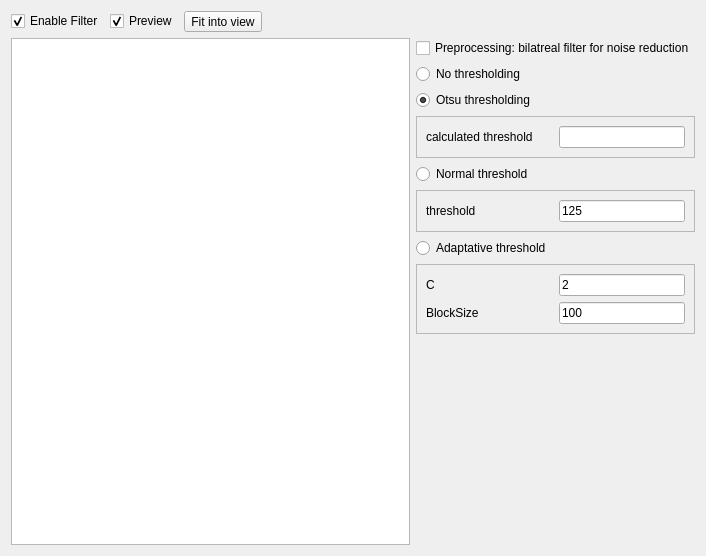
<?xml version="1.0" encoding="UTF-8"?>
<ui version="4.0">
 <comment>Copyright (C) 2012-2015 Robert Chéramy (robert@cheramy.net)

This file is part of YASW (Yet Another Scan Wizard).

YASW is free software: you can redistribute it and/or modify
it under the terms of the GNU General Public License as published by
the Free Software Foundation, either version 3 of the License, or
(at your option) any later version.

YASW is distributed in the hope that it will be useful,
but WITHOUT ANY WARRANTY; without even the implied warranty of
MERCHANTABILITY or FITNESS FOR A PARTICULAR PURPOSE.  See the
GNU General Public License for more details.

You should have received a copy of the GNU General Public License
along with YASW.  If not, see http://www.gnu.org/licenses/.
</comment>
 <class>ThresholdWidget</class>
 <widget class="QWidget" name="ThresholdWidget">
  <property name="geometry">
   <rect>
    <x>0</x>
    <y>0</y>
    <width>706</width>
    <height>556</height>
   </rect>
  </property>
  <property name="windowTitle">
   <string>Form</string>
  </property>
  <layout class="QGridLayout" name="gridLayout_4">
   <item row="0" column="0" colspan="2">
    <layout class="QHBoxLayout" name="horizontalLayout">
     <item>
      <widget class="QCheckBox" name="enable">
       <property name="text">
        <string>Enable Filter</string>
       </property>
       <property name="checked">
        <bool>true</bool>
       </property>
      </widget>
     </item>
     <item>
      <widget class="QCheckBox" name="preview">
       <property name="text">
        <string>Preview</string>
       </property>
       <property name="checked">
        <bool>true</bool>
       </property>
      </widget>
     </item>
     <item>
      <widget class="QToolButton" name="fitIntoView">
       <property name="sizePolicy">
        <sizepolicy hsizetype="Preferred" vsizetype="Preferred">
         <horstretch>0</horstretch>
         <verstretch>0</verstretch>
        </sizepolicy>
       </property>
       <property name="toolTip">
        <string>Fits the image into the view</string>
       </property>
       <property name="text">
        <string>Fit into view</string>
       </property>
      </widget>
     </item>
     <item>
      <spacer name="horizontalSpacer">
       <property name="orientation">
        <enum>Qt::Horizontal</enum>
       </property>
       <property name="sizeHint" stdset="0">
        <size>
         <width>293</width>
         <height>20</height>
        </size>
       </property>
      </spacer>
     </item>
    </layout>
   </item>
   <item row="1" column="0">
    <widget class="BaseFilterGraphicsView" name="view">
     <property name="sizePolicy">
      <sizepolicy hsizetype="Expanding" vsizetype="Expanding">
       <horstretch>1</horstretch>
       <verstretch>0</verstretch>
      </sizepolicy>
     </property>
    </widget>
   </item>
   <item row="1" column="1">
    <layout class="QVBoxLayout" name="verticalLayout">
     <item>
      <widget class="QCheckBox" name="preprocessNoise">
       <property name="text">
        <string>Preprocessing: bilatreal filter for noise reduction</string>
       </property>
      </widget>
     </item>
     <item>
      <widget class="QRadioButton" name="rbThreshold_2">
       <property name="text">
        <string>No thresholding</string>
       </property>
      </widget>
     </item>
     <item>
      <widget class="QRadioButton" name="rbOtsuThreshold">
       <property name="text">
        <string>Otsu thresholding</string>
       </property>
       <property name="checked">
        <bool>true</bool>
       </property>
      </widget>
     </item>
     <item>
      <widget class="QFrame" name="frame_3">
       <property name="frameShape">
        <enum>QFrame::StyledPanel</enum>
       </property>
       <property name="frameShadow">
        <enum>QFrame::Raised</enum>
       </property>
       <layout class="QGridLayout" name="gridLayout_2">
        <item row="0" column="0">
         <widget class="QLabel" name="labelWhite_3">
          <property name="text">
           <string>calculated threshold </string>
          </property>
         </widget>
        </item>
        <item row="0" column="1">
         <widget class="QLineEdit" name="otsuThreshold">
          <property name="sizePolicy">
           <sizepolicy hsizetype="Preferred" vsizetype="Fixed">
            <horstretch>0</horstretch>
            <verstretch>0</verstretch>
           </sizepolicy>
          </property>
          <property name="text">
           <string/>
          </property>
          <property name="readOnly">
           <bool>true</bool>
          </property>
         </widget>
        </item>
       </layout>
      </widget>
     </item>
     <item>
      <widget class="QRadioButton" name="rbThreshold">
       <property name="text">
        <string>Normal threshold</string>
       </property>
      </widget>
     </item>
     <item>
      <widget class="QFrame" name="frame_2">
       <property name="frameShape">
        <enum>QFrame::StyledPanel</enum>
       </property>
       <property name="frameShadow">
        <enum>QFrame::Raised</enum>
       </property>
       <layout class="QGridLayout" name="gridLayout">
        <item row="0" column="0">
         <widget class="QLabel" name="labelWhite_2">
          <property name="text">
           <string>threshold</string>
          </property>
         </widget>
        </item>
        <item row="0" column="1">
         <widget class="QLineEdit" name="threshold">
          <property name="sizePolicy">
           <sizepolicy hsizetype="Preferred" vsizetype="Fixed">
            <horstretch>0</horstretch>
            <verstretch>0</verstretch>
           </sizepolicy>
          </property>
          <property name="text">
           <string>125</string>
          </property>
         </widget>
        </item>
       </layout>
      </widget>
     </item>
     <item>
      <widget class="QRadioButton" name="rbAdaptativeThreshold">
       <property name="text">
        <string>Adaptative threshold</string>
       </property>
      </widget>
     </item>
     <item>
      <widget class="QFrame" name="frame">
       <property name="frameShape">
        <enum>QFrame::StyledPanel</enum>
       </property>
       <property name="frameShadow">
        <enum>QFrame::Raised</enum>
       </property>
       <layout class="QGridLayout" name="gridLayout_3">
        <item row="0" column="0">
         <widget class="QLabel" name="labelBlack">
          <property name="text">
           <string>C</string>
          </property>
         </widget>
        </item>
        <item row="0" column="1">
         <widget class="QLineEdit" name="cval">
          <property name="sizePolicy">
           <sizepolicy hsizetype="Preferred" vsizetype="Fixed">
            <horstretch>0</horstretch>
            <verstretch>0</verstretch>
           </sizepolicy>
          </property>
          <property name="text">
           <string>2</string>
          </property>
         </widget>
        </item>
        <item row="1" column="0">
         <widget class="QLabel" name="labelBlack_2">
          <property name="text">
           <string>BlockSize</string>
          </property>
         </widget>
        </item>
        <item row="1" column="1">
         <widget class="QLineEdit" name="blocksize">
          <property name="sizePolicy">
           <sizepolicy hsizetype="Preferred" vsizetype="Fixed">
            <horstretch>0</horstretch>
            <verstretch>0</verstretch>
           </sizepolicy>
          </property>
          <property name="text">
           <string>100</string>
          </property>
         </widget>
        </item>
       </layout>
      </widget>
     </item>
     <item>
      <spacer name="verticalSpacer">
       <property name="orientation">
        <enum>Qt::Vertical</enum>
       </property>
       <property name="sizeHint" stdset="0">
        <size>
         <width>20</width>
         <height>150</height>
        </size>
       </property>
      </spacer>
     </item>
    </layout>
   </item>
  </layout>
 </widget>
 <customwidgets>
  <customwidget>
   <class>BaseFilterGraphicsView</class>
   <extends>QGraphicsView</extends>
   <header>basefiltergraphicsview.h</header>
   <slots>
    <slot>fitIntoView()</slot>
   </slots>
  </customwidget>
 </customwidgets>
 <resources/>
 <connections>
  <connection>
   <sender>cval</sender>
   <signal>editingFinished()</signal>
   <receiver>ThresholdWidget</receiver>
   <slot>paramChanged()</slot>
   <hints>
    <hint type="sourcelabel">
     <x>685</x>
     <y>296</y>
    </hint>
    <hint type="destinationlabel">
     <x>387</x>
     <y>382</y>
    </hint>
   </hints>
  </connection>
  <connection>
   <sender>blocksize</sender>
   <signal>editingFinished()</signal>
   <receiver>ThresholdWidget</receiver>
   <slot>paramChanged()</slot>
   <hints>
    <hint type="sourcelabel">
     <x>685</x>
     <y>324</y>
    </hint>
    <hint type="destinationlabel">
     <x>460</x>
     <y>390</y>
    </hint>
   </hints>
  </connection>
  <connection>
   <sender>threshold</sender>
   <signal>editingFinished()</signal>
   <receiver>ThresholdWidget</receiver>
   <slot>paramChanged()</slot>
   <hints>
    <hint type="sourcelabel">
     <x>685</x>
     <y>222</y>
    </hint>
    <hint type="destinationlabel">
     <x>470</x>
     <y>457</y>
    </hint>
   </hints>
  </connection>
  <connection>
   <sender>preprocessNoise</sender>
   <signal>toggled(bool)</signal>
   <receiver>ThresholdWidget</receiver>
   <slot>paramChanged()</slot>
   <hints>
    <hint type="sourcelabel">
     <x>641</x>
     <y>56</y>
    </hint>
    <hint type="destinationlabel">
     <x>582</x>
     <y>106</y>
    </hint>
   </hints>
  </connection>
  <connection>
   <sender>rbThreshold</sender>
   <signal>toggled(bool)</signal>
   <receiver>ThresholdWidget</receiver>
   <slot>paramChanged()</slot>
   <hints>
    <hint type="sourcelabel">
     <x>529</x>
     <y>182</y>
    </hint>
    <hint type="destinationlabel">
     <x>587</x>
     <y>240</y>
    </hint>
   </hints>
  </connection>
  <connection>
   <sender>rbAdaptativeThreshold</sender>
   <signal>toggled(bool)</signal>
   <receiver>ThresholdWidget</receiver>
   <slot>paramChanged()</slot>
   <hints>
    <hint type="sourcelabel">
     <x>529</x>
     <y>256</y>
    </hint>
    <hint type="destinationlabel">
     <x>587</x>
     <y>310</y>
    </hint>
   </hints>
  </connection>
  <connection>
   <sender>rbOtsuThreshold</sender>
   <signal>toggled(bool)</signal>
   <receiver>ThresholdWidget</receiver>
   <slot>paramChanged()</slot>
   <hints>
    <hint type="sourcelabel">
     <x>449</x>
     <y>97</y>
    </hint>
    <hint type="destinationlabel">
     <x>683</x>
     <y>77</y>
    </hint>
   </hints>
  </connection>
  <connection>
   <sender>rbThreshold_2</sender>
   <signal>toggled(bool)</signal>
   <receiver>ThresholdWidget</receiver>
   <slot>paramChanged()</slot>
   <hints>
    <hint type="sourcelabel">
     <x>422</x>
     <y>69</y>
    </hint>
    <hint type="destinationlabel">
     <x>656</x>
     <y>71</y>
    </hint>
   </hints>
  </connection>
  <connection>
   <sender>fitIntoView</sender>
   <signal>clicked()</signal>
   <receiver>view</receiver>
   <slot>fitIntoView()</slot>
   <hints>
    <hint type="sourcelabel">
     <x>227</x>
     <y>26</y>
    </hint>
    <hint type="destinationlabel">
     <x>178</x>
     <y>131</y>
    </hint>
   </hints>
  </connection>
 </connections>
 <slots>
  <slot>paramChanged()</slot>
 </slots>
</ui>
